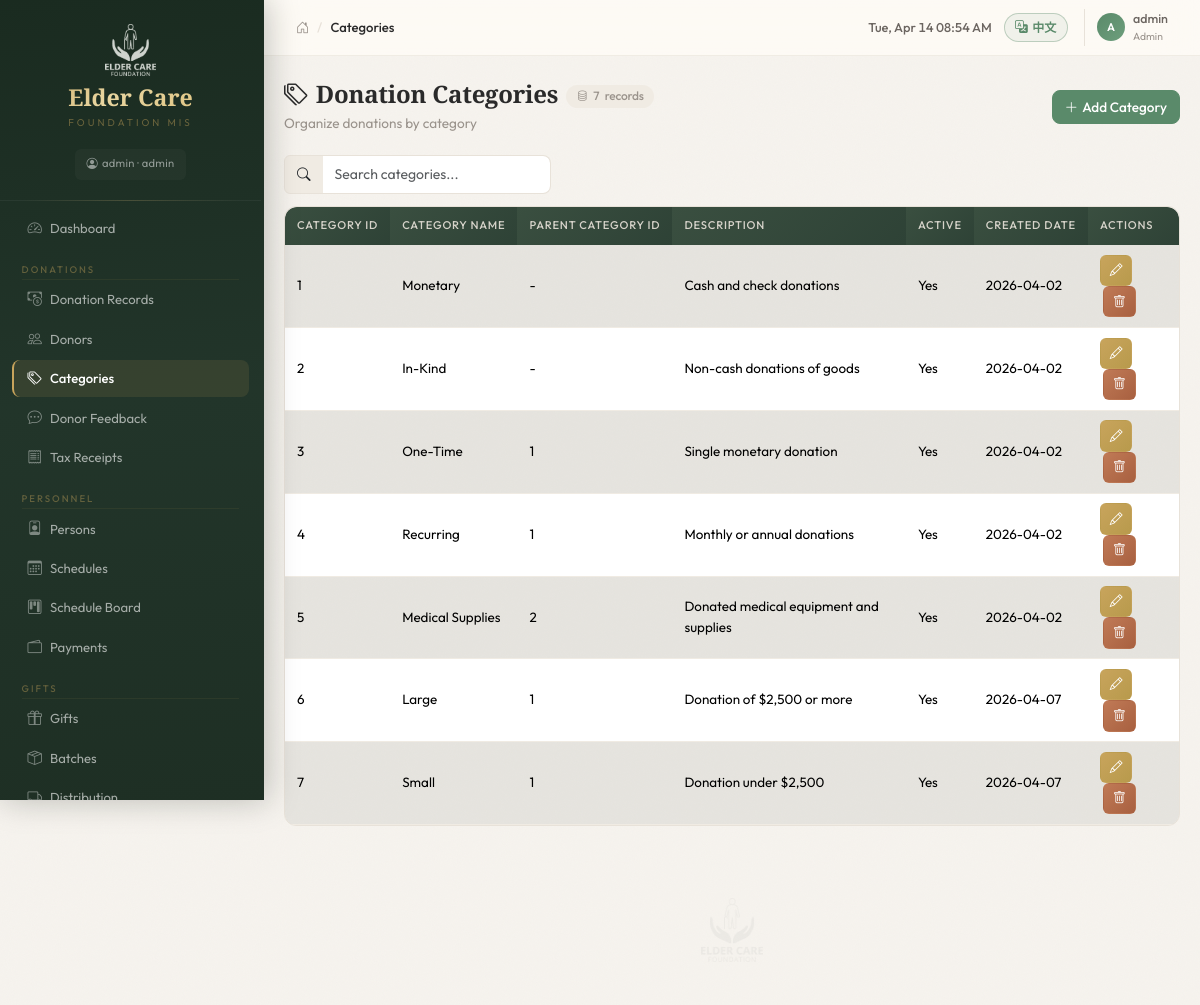
The app's page /categories (signed in) with its own data.
### tables this page shows
CREATE TABLE "User" (
	"user_id"	INTEGER,
	"user_name"	TEXT,
	"password"	TEXT,
	"email"	TEXT,
	"is_active"	INTEGER,
	"created_date"	NUMERIC,
	"updated_date"	NUMERIC, role TEXT DEFAULT "viewer",
	PRIMARY KEY("user_id")
);

CREATE TABLE "donation_categories" (
	"category_id"	INTEGER,
	"parent_category_id"	INTEGER,
	"category_name"	TEXT,
	"description"	TEXT,
	"is_active"	INTEGER,
	"created_date"	NUMERIC,
	PRIMARY KEY("category_id"),
	FOREIGN KEY("parent_category_id") REFERENCES "donation_categories"("category_id")
);

### blueprints/donations.py (the view)
@donations_bp.route('/categories')
@login_required
@role_required('finance')
def categories_list():
    rows = query_db('SELECT * FROM donation_categories ORDER BY category_id ASC')
    return render_template('donations/categories.html', categories=rows)

### blueprints/auth.py (called while the page is built)
def role_required(*roles):
    def decorator(f):
        @wraps(f)
        def wrapped(*args, **kwargs):
            if not current_user.has_role(*roles):
                flash('Insufficient permissions to access this page', 'warning')
                return redirect(url_for('dashboard.index'))
            return f(*args, **kwargs)
        return wrapped
    return decorator

    @property
    def is_admin(self):
        return self.role == 'admin'

    def has_role(self, *roles):
        return self.role in roles or self.role == 'admin'

### db.py (called while the page is built)
def get_db():
    if 'db' not in g:
        g.db = sqlite3.connect(current_app.config['DATABASE'])
        g.db.row_factory = sqlite3.Row
        g.db.execute('PRAGMA foreign_keys = ON')
    return g.db

def query_db(sql, args=(), one=False):
    cur = get_db().execute(sql, args)
    rv = cur.fetchall()
    cur.close()
    return (rv[0] if rv else None) if one else rv

### templates/donations/categories.html (shortened to what this page needs)
{% extends "base.html" %}
{% block breadcrumb %}<span data-i18n="Categories">Categories</span>{% endblock %}
{% block content %}
<div class="page-header">
  <div>
    <h4 class="mb-1"><i class="bi bi-tags me-2"></i><span data-i18n="Donation Categories">Donation Categories</span><span class="record-count"><i class="bi bi-database"></i>{{ categories|length }} <span data-i18n="records">records</span></span></h4>
    <p class="page-subtitle" data-i18n="Organize donations by category">Organize donations by category</p>
  </div>
  <button class="btn btn-primary" onclick="openAddModal()"><i class="bi bi-plus-lg me-1"></i><span data-i18n="Add Category">Add Category</span></button>
</div>
<div class="table-info-bar">
  <div class="table-search">
    <div class="input-group" style="max-width:320px;">
      <span class="input-group-text"><i class="bi bi-search"></i></span>
      <input type="text" class="form-control" data-i18n-placeholder="Search categories..." placeholder="Search categories..." id="tableSearch">
    </div>
  </div>
</div>
{% if categories %}
<div class="table-responsive">
  <table class="table table-striped table-hover">
    <thead class="table-header">
      <tr>
        <th data-i18n="Category ID">Category ID</th><th data-i18n="Category Name">Category Name</th><th data-i18n="Parent Category ID">Parent Category ID</th>
        <th data-i18n="Description">Description</th><th data-i18n="Active">Active</th><th data-i18n="Created Date">Created Date</th><th data-i18n="Actions">Actions</th>
      </tr>
    </thead>
    <tbody>
      {% for c in categories %}
      <tr>
        <td>{{ c.category_id }}</td><td>{{ c.category_name }}</td><td>{{ c.parent_category_id or '-' }}</td>
        <td>{{ c.description }}</td><td>{{ "Yes" if c.is_active else "No" }}</td><td>{{ c.created_date }}</td>
        <td>
          <button class="btn btn-sm btn-warning" aria-label="Edit" data-bs-toggle="tooltip" data-i18n-title="Edit" title="Edit" onclick="openEditModal({{ c.category_id }}, '{{ c.parent_category_id or '' }}', '{{ c.category_name }}', '{{ c.description }}', {{ c.is_active }})"><i class="bi bi-pencil"></i></button>
          <button class="btn btn-sm btn-danger" aria-label="Delete" data-bs-toggle="tooltip" data-i18n-title="Delete" title="Delete" onclick="confirmDelete('{{ url_for('donations.categories_delete', id=c.category_id) }}', '{{ c.category_name }}')"><i class="bi bi-trash"></i></button>
        </td>
      </tr>
      {% endfor %}
    </tbody>
  </table>
</div>
{% else %}
<div class="empty-state">
  <i class="bi bi-inbox"></i>
  <h6 data-i18n="No records found">No records found</h6>
  <p data-i18n="Click &quot;Add&quot; to create your first entry.">Click "Add Category" to create your first entry.</p>
</div>
{% endif %}
{% endblock %}

### templates/base.html (shortened to what this page needs)
<!DOCTYPE html>
<html lang="en">
<head>
  <link href="https://cdn.jsdelivr.net/npm/bootstrap@5.3.3/dist/css/bootstrap.min.css" rel="stylesheet">
  <link href="https://cdn.jsdelivr.net/npm/bootstrap-icons@1.11.3/font/bootstrap-icons.min.css" rel="stylesheet">
  <link href="{{ url_for('static', filename='css/style.css') }}" rel="stylesheet">
</head>
<body>
{% if current_user.is_authenticated %}
<div class="d-flex" id="wrapper">
  <div id="sidebar">
    <div class="sidebar-brand">
      <div class="text-center">
        <img src="{{ url_for('static', filename='img/logo.png') }}" alt="Logo" class="sidebar-logo mb-2">
        <div class="sidebar-title" data-i18n="Elder Care">Elder Care</div>
        <div class="sidebar-subtitle" data-i18n="Foundation MIS">Foundation MIS</div>
      </div>
      <div class="text-center mt-2">
        <span class="sidebar-user"><i class="bi bi-person-circle me-1"></i>{{ current_user.user_name }} &middot; {{ current_user.role }}</span>
      </div>
    </div>
    <nav class="nav flex-column px-2 py-2" aria-label="Main navigation">
      <a class="nav-link" href="{{ url_for('dashboard.index') }}"><i class="bi bi-speedometer2 me-2"></i><span data-i18n="Dashboard">Dashboard</span></a>
      {% if current_user.has_role('finance') %}
      <div class="section-label" data-i18n="Donations">Donations</div>
      <a class="nav-link" href="{{ url_for('donations.donations_list') }}"><i class="bi bi-cash-coin me-2"></i><span data-i18n="Donation Records">Donation Records</span></a>
      <a class="nav-link" href="{{ url_for('donations.donors_list') }}"><i class="bi bi-people me-2"></i><span data-i18n="Donors">Donors</span></a>
      <a class="nav-link" href="{{ url_for('donations.categories_list') }}"><i class="bi bi-tags me-2"></i><span data-i18n="Categories">Categories</span></a>
      <a class="nav-link" href="{{ url_for('donations.feedback_list') }}"><i class="bi bi-chat-dots me-2"></i><span data-i18n="Donor Feedback">Donor Feedback</span></a>
      <a class="nav-link" href="{{ url_for('donations.receipts_list') }}"><i class="bi bi-receipt me-2"></i><span data-i18n="Tax Receipts">Tax Receipts</span></a>
      {% endif %}
      {% if current_user.has_role('event_coordinator') %}
      <div class="section-label" data-i18n="Personnel">Personnel</div>
      <a class="nav-link" href="{{ url_for('personnel.persons_list') }}"><i class="bi bi-person-badge me-2"></i><span data-i18n="Persons">Persons</span></a>
      <a class="nav-link" href="{{ url_for('personnel.schedules_list') }}"><i class="bi bi-calendar3 me-2"></i><span data-i18n="Schedules">Schedules</span></a>
      <a class="nav-link" href="{{ url_for('personnel.schedule_board') }}"><i class="bi bi-kanban me-2"></i><span data-i18n="Schedule Board">Schedule Board</span></a>
      <a class="nav-link" href="{{ url_for('personnel.payments_list') }}"><i class="bi bi-wallet2 me-2"></i><span data-i18n="Payments">Payments</span></a>
      <div class="section-label" data-i18n="Gifts">Gifts</div>
      <a class="nav-link" href="{{ url_for('gifts.gifts_list') }}"><i class="bi bi-gift me-2"></i><span data-i18n="Gifts">Gifts</span></a>
      <a class="nav-link" href="{{ url_for('gifts.batches_list') }}"><i class="bi bi-box-seam me-2"></i><span data-i18n="Batches">Batches</span></a>
      <a class="nav-link" href="{{ url_for('gifts.distribution_list') }}"><i class="bi bi-truck me-2"></i><span data-i18n="Distribution">Distribution</span></a>
      {% endif %}
    </nav>
  </div>
  <div class="flex-grow-1 d-flex flex-column" style="min-width:0;">
    <div class="topbar">
      <nav aria-label="breadcrumb">
        <ol class="breadcrumb">
          <li class="breadcrumb-item"><a href="{{ url_for('dashboard.index') }}"><i class="bi bi-house-door"></i></a></li>
          <li class="breadcrumb-item active">{% block breadcrumb %}Dashboard{% endblock %}</li>
        </ol>
      </nav>
      <div class="topbar-right">
        <span class="topbar-time" id="topbarTime"></span>
        <button id="langToggleBtn" class="btn btn-sm lang-toggle-btn" onclick="I18n.setLang(I18n.getLang()==='en'?'zh':'en')" title="切换为中文">
        </button>
        <div class="topbar-user">
          <div class="topbar-user-avatar">{{ current_user.user_name[0]|upper }}</div>
          <div>
            <div class="topbar-user-name">{{ current_user.user_name }}</div>
            <div class="topbar-user-role">{{ current_user.role }}</div>
          </div>
        </div>
      </div>
    </div>
    <div class="content-area flex-grow-1" id="main-content" role="main">
      {% block content %}{% endblock %}
      <div class="watermark-footer">
        <img src="{{ url_for('static', filename='img/logo.png') }}" alt="Elder Care Foundation">
      </div>
    </div>
  </div>
</div>
{% endif %}
</body>
</html>

### records on screen
User: user_name "admin", role "admin", user_name "A", role "Admin"
donation_categories: category_id "1", category_name "Monetary", parent_category_id "-", description "Cash and check donations", is_active "Yes", created_date "2026-04-02"
donation_categories: category_id "2", category_name "In-Kind", parent_category_id "-", description "Non-cash donations of goods", is_active "Yes", created_date "2026-04-02"
donation_categories: category_id "3", category_name "One-Time", parent_category "1", description "Single monetary donation", is_active "Yes", created_date "2026-04-02"
donation_categories: category_id "4", category_name "Recurring", parent_category "1", description "Monthly or annual donations", is_active "Yes", created_date "2026-04-02"
donation_categories: category_id "5", category_name "Medical Supplies", parent_category "2", description "Donated medical equipment and supplies", is_active "Yes", created_date "2026-04-02"
donation_categories: category_id "6", category_name "Large", parent_category "1", description "Donation of $2,500 or more", is_active "Yes", created_date "2026-04-07"
donation_categories: category_id "7", category_name "Small", parent_category "1", description "Donation under $2,500", is_active "Yes", created_date "2026-04-07"

### other values on screen
{{ categories|length }} "7"
